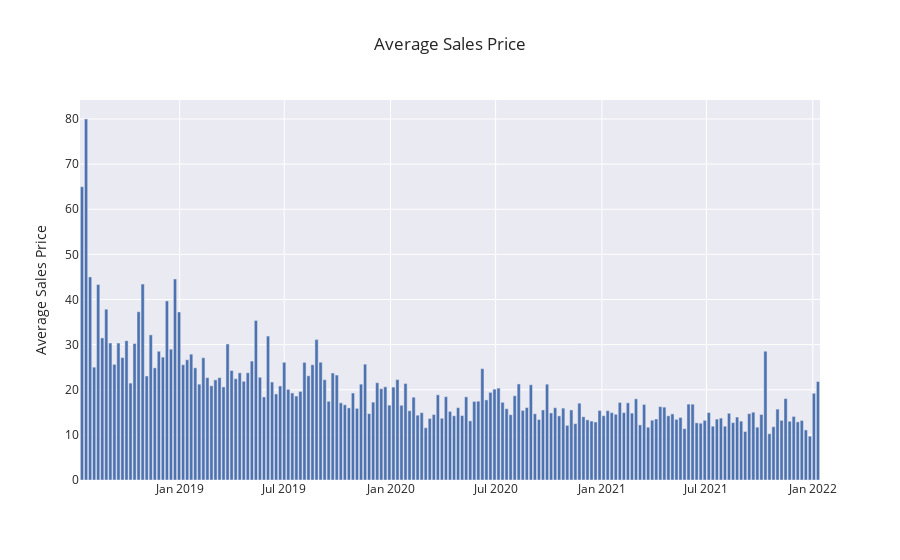

The notebook cell saved with this chart:
### Markdown cell above
First few things to note: 
* The overall sales are on a downward trend
* There is a spike in sales every January and August. This is most likely due to school semesters starting at this time so there's an increased demand for books
* The most significant drops in sales occur in May and October

Let's see if we can look at average sales price over time as well as the amount of products sold over time.

### Code cell
# Average sales over time
avgsales = salesgroup.groupby(salesgroup['date'].dt.to_period('W')).mean(numeric_only=True)
avgsales = avgsales.resample('W').asfreq().fillna(0)
meanfig = px.bar(avgsales,x=avgsales.index.to_timestamp(),y='product sales', title='Average Sales Price', labels={"product sales":'Average Sales Price'},template='seaborn')
meanfig.update_layout(xaxis_title=None)
meanfig.show()

# Amount of sales over time
cntsales = salesgroup.groupby(salesgroup['date'].dt.to_period('W')).count()
cntsales = cntsales.resample('W').asfreq().fillna(0)
countfig = px.bar(cntsales,x=avgsales.index.to_timestamp(),y='order id', title='Items Sold', labels={"order id":'Items Sold'},template='seaborn')
countfig.update_layout(xaxis_title=None)
countfig.show()

# Average buy cost over time
avgsalescost = salesgroup.groupby(salesgroup['date'].dt.to_period('W')).mean(numeric_only=True)
avgsalescost = avgsalescost.resample('W').asfreq().fillna(0)
costfig = px.bar(avgsalescost,x=avgsales.index.to_timestamp(),y='product cost', title='Product Cost', labels={"order id":'Product Cost'},template='seaborn')
costfig.update_layout(xaxis_title=None)
costfig.update_yaxes(autorange="reversed")
costfig.show()

### Figure 1 — Plotly figure (JSON) as saved in the notebook; plotly's stock layout.template omitted (floating-point values rounded to 4 significant figures; data arrays with more than 128 entries replaced by an {"elided": "..."} marker saying what was removed)
{"data": [{"alignmentgroup": "True", "hovertemplate": "x=%{x}<br>Average Sales Price=%{y}<extra></extra>", "legendgroup": "", "marker": {"color": "rgb(76,114,176)", "pattern": {"shape": ""}}, "name": "", "offsetgroup": "", "orientation": "v", "showlegend": false, "textposition": "auto", "type": "bar", "x": {"elided": "183 str values"}, "xaxis": "x", "y": {"elided": "183 float values"}, "yaxis": "y"}], "layout": {"barmode": "relative", "legend": {"tracegroupgap": 0}, "title": {"text": "Average Sales Price"}, "xaxis": {"anchor": "y", "domain": [0, 1], "title": {}}, "yaxis": {"anchor": "x", "domain": [0, 1], "title": {"text": "Average Sales Price"}}}}
